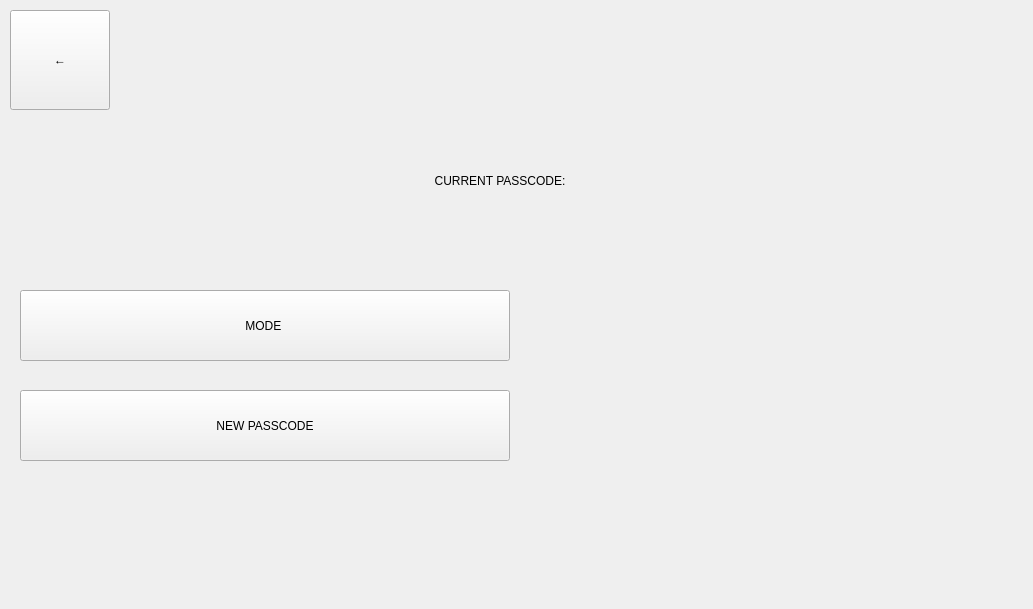
   <widget class="QWidget" name="menu_password">
    <widget class="QLabel" name="background_menu">
     <property name="geometry">
      <rect>
       <x>0</x>
       <y>0</y>
       <width>1024</width>
       <height>600</height>
      </rect>
     </property>
     <property name="styleSheet">
      <string notr="true">frame-color:rgb(225, 225, 225);</string>
     </property>
     <property name="text">
      <string/>
     </property>
     <property name="pixmap">
      <pixmap>../../../1/graphic/emoto2.png</pixmap>
     </property>
    </widget>
    <widget class="QPushButton" name="button_back_menu">
     <property name="geometry">
      <rect>
       <x>10</x>
       <y>10</y>
       <width>100</width>
       <height>100</height>
      </rect>
     </property>
     <property name="styleSheet">
      <string notr="true">	border-style: solid;
	border-width: 3px;
	border-radius: 16px;
	border-color: rgb(225,225,225);
	color: rgb(146, 150, 150);
	font: 300 60pt &quot;Calibri Light&quot; ;
	font-weight: bold;
	background-image (&quot;C:\Users\mjszo\Desktop\1\graphic\blang.png&quot;)</string>
     </property>
     <property name="text">
      <string>←</string>
     </property>
    </widget>
    <widget class="QLabel" name="label_menu_password">
     <property name="geometry">
      <rect>
       <x>20</x>
       <y>140</y>
       <width>960</width>
       <height>81</height>
      </rect>
     </property>
     <property name="styleSheet">
      <string notr="true">	border-style: solid;
	border-width: 3px;
	border-color: rgb(146, 150, 150);
	border-radius: 16px;
	color: rgb(146, 150, 150);
	font:  900 38pt &quot;Calibri Light&quot;;
	background-image (&quot;C:\Users\mjszo\Desktop\1\graphic\blang.png&quot;)</string>
     </property>
     <property name="text">
      <string>CURRENT PASSCODE:</string>
     </property>
     <property name="alignment">
      <set>Qt::AlignCenter</set>
     </property>
    </widget>
    <widget class="QPushButton" name="button_1_menu">
     <property name="geometry">
      <rect>
       <x>20</x>
       <y>390</y>
       <width>490</width>
       <height>71</height>
      </rect>
     </property>
     <property name="styleSheet">
      <string notr="true">	border-style: solid;
	border-width: 3px;
	border-radius: 16px;
	color: rgb(146, 150, 150);
	font: 300 36pt &quot;Calibri Light&quot;;
	background-image (&quot;C:\Users\mjszo\Desktop\1\graphic\blang.png&quot;)</string>
     </property>
     <property name="text">
      <string>NEW PASSCODE</string>
     </property>
    </widget>
    <widget class="QPushButton" name="button_2_menu">
     <property name="geometry">
      <rect>
       <x>20</x>
       <y>290</y>
       <width>490</width>
       <height>71</height>
      </rect>
     </property>
     <property name="styleSheet">
      <string notr="true">	border-style: solid;
	border-width: 3px;
	border-radius: 16px;
	color: rgb(146, 150, 150);
	font: 300 36pt &quot;Calibri Light&quot;;
	background-image (&quot;C:\Users\mjszo\Desktop\1\graphic\blang.png&quot;)</string>
     </property>
     <property name="text">
      <string>MODE </string>
     </property>
    </widget>
   </widget>
